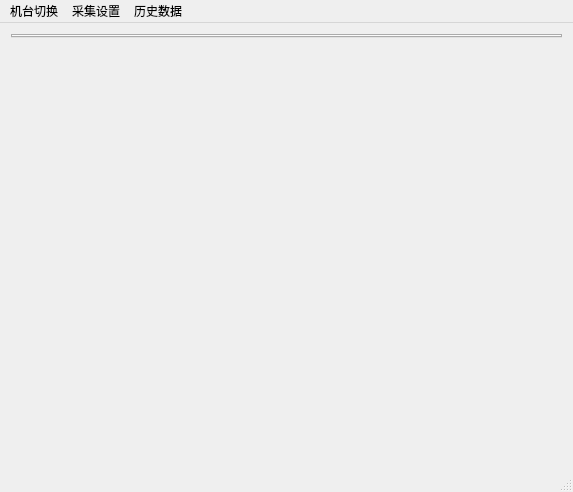
<?xml version="1.0" encoding="UTF-8"?>
<ui version="4.0">
 <class>MainWindow</class>
 <widget class="QMainWindow" name="MainWindow">
  <property name="geometry">
   <rect>
    <x>0</x>
    <y>0</y>
    <width>573</width>
    <height>492</height>
   </rect>
  </property>
  <property name="windowTitle">
   <string>MainWindow</string>
  </property>
  <widget class="QWidget" name="centralWidget">
   <layout class="QGridLayout" name="gridLayout">
    <item row="1" column="0">
     <widget class="QWidget" name="widget" native="true">
      <property name="sizePolicy">
       <sizepolicy hsizetype="Expanding" vsizetype="Expanding">
        <horstretch>0</horstretch>
        <verstretch>0</verstretch>
       </sizepolicy>
      </property>
     </widget>
    </item>
    <item row="0" column="0">
     <widget class="QTabWidget" name="tabWidget">
      <property name="sizePolicy">
       <sizepolicy hsizetype="Expanding" vsizetype="Minimum">
        <horstretch>0</horstretch>
        <verstretch>0</verstretch>
       </sizepolicy>
      </property>
      <property name="minimumSize">
       <size>
        <width>0</width>
        <height>0</height>
       </size>
      </property>
     </widget>
    </item>
   </layout>
  </widget>
  <widget class="QStatusBar" name="statusBar"/>
  <widget class="QMenuBar" name="menuBar">
   <property name="geometry">
    <rect>
     <x>0</x>
     <y>0</y>
     <width>573</width>
     <height>23</height>
    </rect>
   </property>
   <widget class="QMenu" name="menu">
    <property name="title">
     <string>机台切换</string>
    </property>
    <addaction name="actNewMachine"/>
   </widget>
   <widget class="QMenu" name="menu_2">
    <property name="title">
     <string>采集设置</string>
    </property>
    <addaction name="actNodeSetting"/>
   </widget>
   <widget class="QMenu" name="menu_3">
    <property name="title">
     <string>历史数据</string>
    </property>
    <addaction name="actHistoryData"/>
   </widget>
   <addaction name="menu"/>
   <addaction name="menu_2"/>
   <addaction name="menu_3"/>
  </widget>
  <action name="actHideTab">
   <property name="checkable">
    <bool>true</bool>
   </property>
   <property name="text">
    <string>隐藏</string>
   </property>
  </action>
  <action name="actNewMachine">
   <property name="text">
    <string>新建机台</string>
   </property>
  </action>
  <action name="actNodeSetting">
   <property name="text">
    <string>节点配置</string>
   </property>
  </action>
  <action name="actHistoryData">
   <property name="text">
    <string>历史数据</string>
   </property>
  </action>
 </widget>
 <layoutdefault spacing="6" margin="11"/>
 <resources/>
 <connections/>
</ui>
